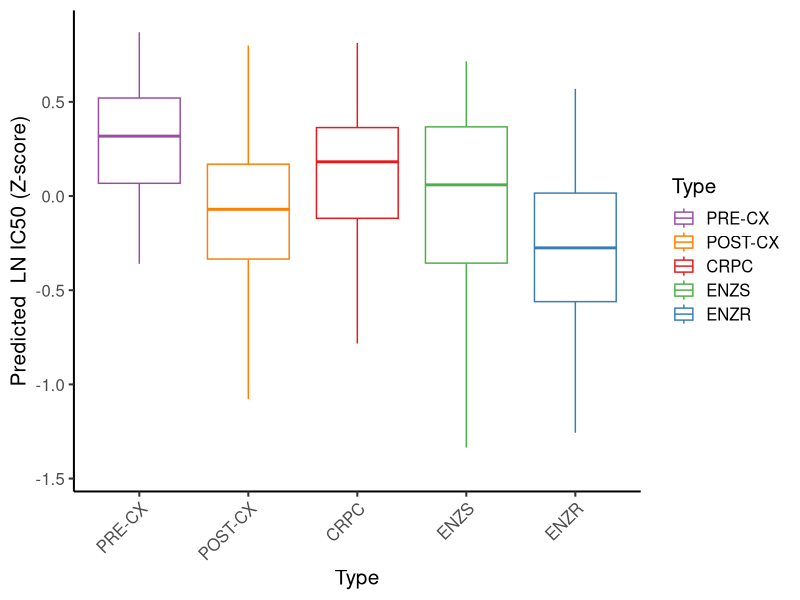

Reproduce this figure in R.
##loading libraries
library(ggplot2)

##loading predictions
predictions = read.csv("ATTX_predictions.csv",sep=",",header = T,stringsAsFactors = F,check.names = F,row.names = 1)

##Converting predictions into z-scores
sdmean = read.csv("Drugs_means_sd.csv",sep=",",header = T,stringsAsFactors = F,row.names = 1)
pred = merge(sdmean,predictions,by=0)
Predictions = (pred[,5:ncol(pred)] - pred[,3])/pred[,4]
rownames(Predictions) = pred[,1]

##Extracting EGFR inhibitors
pos = which(rownames(Predictions) %in% c("Afatinib","AZD3759","Erlotinib","Gefitinib","Lapatinib","Osimertinib","Sapitinib"))
Predictions = Predictions[pos,]
pred = reshape2::melt(Predictions)

##loading metadata
metadata = read.csv("Metadata.csv",sep=",",header = T,stringsAsFactors = F)
colnames(metadata)[1] = "variable"

##Preparing data
df = merge(pred,metadata,by="variable")
df$Type <- factor(df$Type, levels = c("PRE-CX", "POST-CX","CRPC","ENZS" ,"ENZR"))

##plotting
ggplot(df, aes(x=Type, y=value,col=Type)) + 
  geom_boxplot(outlier.shape = NA)+scale_color_manual(values=c("PRE-CX"="#984EA3","POST-CX"="#FF7F00",CRPC="#E41A1C",ENZS="#4DAF4A",ENZR="#377EB8"))+theme_classic(base_size = 15)+theme(axis.text.x = element_text(angle = 45, hjust=1))+ylab("Predicted  LN IC50 (Z-score)")

